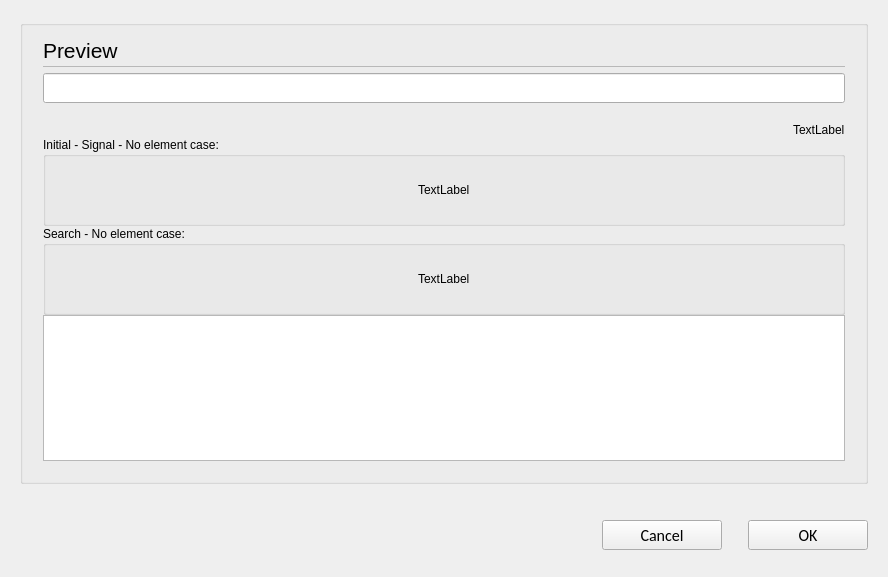
<?xml version="1.0" encoding="UTF-8"?>
<ui version="4.0">
 <class>C_CamMosDatabaseSelectionPopup</class>
 <widget class="QWidget" name="C_CamMosDatabaseSelectionPopup">
  <property name="geometry">
   <rect>
    <x>0</x>
    <y>0</y>
    <width>888</width>
    <height>577</height>
   </rect>
  </property>
  <property name="windowTitle">
   <string>C_CamMosDatabaseSelectionPopup</string>
  </property>
  <layout class="QVBoxLayout" name="verticalLayout">
   <property name="leftMargin">
    <number>20</number>
   </property>
   <property name="topMargin">
    <number>20</number>
   </property>
   <property name="rightMargin">
    <number>20</number>
   </property>
   <property name="bottomMargin">
    <number>0</number>
   </property>
   <item>
    <widget class="QGroupBox" name="pc_GroupBoxGeneral_5">
     <property name="styleRole" stdset="0">
      <string>default</string>
     </property>
     <property name="title">
      <string/>
     </property>
     <layout class="QVBoxLayout" name="verticalLayout_6">
      <property name="spacing">
       <number>0</number>
      </property>
      <property name="leftMargin">
       <number>20</number>
      </property>
      <property name="rightMargin">
       <number>20</number>
      </property>
      <property name="bottomMargin">
       <number>20</number>
      </property>
      <item>
       <layout class="QHBoxLayout" name="horizontalLayout_7" stretch="0,1">
        <property name="spacing">
         <number>6</number>
        </property>
        <item>
         <widget class="stw::opensyde_gui_elements::C_OgeLabContextMenuBase" name="pc_LabelHeadingPreview">
          <property name="styleRole" stdset="0">
           <string>heading-group-bold</string>
          </property>
          <property name="minimumSize">
           <size>
            <width>0</width>
            <height>30</height>
           </size>
          </property>
          <property name="maximumSize">
           <size>
            <width>16777215</width>
            <height>30</height>
           </size>
          </property>
          <property name="font">
           <font>
            <family>Segoe UI</family>
            <pointsize>16</pointsize>
           </font>
          </property>
          <property name="text">
           <string>Preview</string>
          </property>
         </widget>
        </item>
        <item>
         <spacer name="horizontalSpacer_10">
          <property name="orientation">
           <enum>Qt::Horizontal</enum>
          </property>
          <property name="sizeHint" stdset="0">
           <size>
            <width>40</width>
            <height>1</height>
           </size>
          </property>
         </spacer>
        </item>
       </layout>
      </item>
      <item>
       <layout class="QHBoxLayout" name="horizontalLayout_20" stretch="0">
        <property name="spacing">
         <number>0</number>
        </property>
        <property name="topMargin">
         <number>1</number>
        </property>
        <property name="rightMargin">
         <number>0</number>
        </property>
        <property name="bottomMargin">
         <number>0</number>
        </property>
        <item>
         <widget class="QFrame" name="pc_Frame_3">
          <property name="styleRole" stdset="0">
           <string>fra-separator</string>
          </property>
          <property name="minimumSize">
           <size>
            <width>0</width>
            <height>1</height>
           </size>
          </property>
          <property name="maximumSize">
           <size>
            <width>16777215</width>
            <height>1</height>
           </size>
          </property>
          <property name="frameShape">
           <enum>QFrame::StyledPanel</enum>
          </property>
          <property name="frameShadow">
           <enum>QFrame::Raised</enum>
          </property>
         </widget>
        </item>
       </layout>
      </item>
      <item>
       <spacer name="verticalSpacer_6">
        <property name="orientation">
         <enum>Qt::Vertical</enum>
        </property>
        <property name="sizeType">
         <enum>QSizePolicy::Fixed</enum>
        </property>
        <property name="sizeHint" stdset="0">
         <size>
          <width>6</width>
          <height>6</height>
         </size>
        </property>
       </spacer>
      </item>
      <item>
       <widget class="stw::opensyde_gui_elements::C_OgeLeProperties" name="pc_LineEditSearch">
        <property name="minimumSize">
         <size>
          <width>0</width>
          <height>30</height>
         </size>
        </property>
        <property name="maximumSize">
         <size>
          <width>16777215</width>
          <height>30</height>
         </size>
        </property>
       </widget>
      </item>
      <item>
       <layout class="QHBoxLayout" name="horizontalLayout_3">
        <property name="topMargin">
         <number>20</number>
        </property>
        <item>
         <spacer name="horizontalSpacer_7">
          <property name="orientation">
           <enum>Qt::Horizontal</enum>
          </property>
          <property name="sizeHint" stdset="0">
           <size>
            <width>1</width>
            <height>10</height>
           </size>
          </property>
         </spacer>
        </item>
        <item>
         <widget class="stw::opensyde_gui_elements::C_OgeLabGenericNoPaddingNoMargins" name="pc_LabelSelection">
          <property name="text">
           <string>TextLabel</string>
          </property>
         </widget>
        </item>
       </layout>
      </item>
      <item>
       <widget class="QGroupBox" name="pc_GroupBoxInitialSignalNoElements">
        <property name="styleRole" stdset="0">
         <string>transparent</string>
        </property>
        <property name="title">
         <string>Initial - Signal - No element case:</string>
        </property>
        <layout class="QHBoxLayout" name="horizontalLayout_2">
         <item>
          <spacer name="horizontalSpacer_5">
           <property name="orientation">
            <enum>Qt::Horizontal</enum>
           </property>
           <property name="sizeHint" stdset="0">
            <size>
             <width>259</width>
             <height>20</height>
            </size>
           </property>
          </spacer>
         </item>
         <item>
          <layout class="QVBoxLayout" name="verticalLayout_2">
           <item>
            <spacer name="verticalSpacer_3">
             <property name="orientation">
              <enum>Qt::Vertical</enum>
             </property>
             <property name="sizeHint" stdset="0">
              <size>
               <width>20</width>
               <height>40</height>
              </size>
             </property>
            </spacer>
           </item>
           <item>
            <widget class="stw::opensyde_gui_elements::C_OgeLabGenericNoPaddingNoMargins" name="pc_LabelInitialSignalNoElements">
             <property name="text">
              <string>TextLabel</string>
             </property>
            </widget>
           </item>
           <item>
            <spacer name="verticalSpacer_4">
             <property name="orientation">
              <enum>Qt::Vertical</enum>
             </property>
             <property name="sizeHint" stdset="0">
              <size>
               <width>20</width>
               <height>40</height>
              </size>
             </property>
            </spacer>
           </item>
          </layout>
         </item>
         <item>
          <spacer name="horizontalSpacer_6">
           <property name="orientation">
            <enum>Qt::Horizontal</enum>
           </property>
           <property name="sizeHint" stdset="0">
            <size>
             <width>259</width>
             <height>20</height>
            </size>
           </property>
          </spacer>
         </item>
        </layout>
       </widget>
      </item>
      <item>
       <widget class="QGroupBox" name="pc_GroupBoxSearchNoElementsFound">
        <property name="styleRole" stdset="0">
         <string>transparent</string>
        </property>
        <property name="title">
         <string>Search - No element case:</string>
        </property>
        <layout class="QHBoxLayout" name="horizontalLayout">
         <item>
          <spacer name="horizontalSpacer">
           <property name="orientation">
            <enum>Qt::Horizontal</enum>
           </property>
           <property name="sizeHint" stdset="0">
            <size>
             <width>259</width>
             <height>20</height>
            </size>
           </property>
          </spacer>
         </item>
         <item>
          <layout class="QVBoxLayout" name="verticalLayout_4">
           <item>
            <spacer name="verticalSpacer">
             <property name="orientation">
              <enum>Qt::Vertical</enum>
             </property>
             <property name="sizeHint" stdset="0">
              <size>
               <width>20</width>
               <height>40</height>
              </size>
             </property>
            </spacer>
           </item>
           <item>
            <widget class="stw::opensyde_gui_elements::C_OgeLabGenericNoPaddingNoMargins" name="pc_LabelSearchNoElementsFound">
             <property name="text">
              <string>TextLabel</string>
             </property>
            </widget>
           </item>
           <item>
            <spacer name="verticalSpacer_2">
             <property name="orientation">
              <enum>Qt::Vertical</enum>
             </property>
             <property name="sizeHint" stdset="0">
              <size>
               <width>20</width>
               <height>40</height>
              </size>
             </property>
            </spacer>
           </item>
          </layout>
         </item>
         <item>
          <spacer name="horizontalSpacer_2">
           <property name="orientation">
            <enum>Qt::Horizontal</enum>
           </property>
           <property name="sizeHint" stdset="0">
            <size>
             <width>259</width>
             <height>20</height>
            </size>
           </property>
          </spacer>
         </item>
        </layout>
       </widget>
      </item>
      <item>
       <widget class="stw::opensyde_gui::C_CamMosDatabaseSelectionView" name="pc_TreeView"/>
      </item>
     </layout>
    </widget>
   </item>
   <item>
    <spacer name="pc_VerticalSpacerButtonsObove">
     <property name="orientation">
      <enum>Qt::Vertical</enum>
     </property>
     <property name="sizeType">
      <enum>QSizePolicy::Fixed</enum>
     </property>
     <property name="sizeHint" stdset="0">
      <size>
       <width>20</width>
       <height>30</height>
      </size>
     </property>
    </spacer>
   </item>
   <item>
    <layout class="QHBoxLayout" name="horizontalLayout_22">
     <item>
      <spacer name="horizontalSpacer_9">
       <property name="orientation">
        <enum>Qt::Horizontal</enum>
       </property>
       <property name="sizeHint" stdset="0">
        <size>
         <width>40</width>
         <height>20</height>
        </size>
       </property>
      </spacer>
     </item>
     <item>
      <widget class="QPushButton" name="pc_PushButtonCancel">
       <property name="styleRole" stdset="0">
        <string>cancel</string>
       </property>
       <property name="minimumSize">
        <size>
         <width>120</width>
         <height>30</height>
        </size>
       </property>
       <property name="maximumSize">
        <size>
         <width>120</width>
         <height>30</height>
        </size>
       </property>
       <property name="font">
        <font>
         <family>Calibri</family>
         <pointsize>12</pointsize>
        </font>
       </property>
       <property name="text">
        <string>Cancel</string>
       </property>
      </widget>
     </item>
     <item>
      <spacer name="horizontalSpacer_11">
       <property name="orientation">
        <enum>Qt::Horizontal</enum>
       </property>
       <property name="sizeType">
        <enum>QSizePolicy::Fixed</enum>
       </property>
       <property name="sizeHint" stdset="0">
        <size>
         <width>20</width>
         <height>20</height>
        </size>
       </property>
      </spacer>
     </item>
     <item>
      <widget class="QPushButton" name="pc_PushButtonOk">
       <property name="styleRole" stdset="0">
        <string>dialog</string>
       </property>
       <property name="minimumSize">
        <size>
         <width>120</width>
         <height>30</height>
        </size>
       </property>
       <property name="maximumSize">
        <size>
         <width>120</width>
         <height>30</height>
        </size>
       </property>
       <property name="font">
        <font>
         <family>Calibri</family>
         <pointsize>12</pointsize>
        </font>
       </property>
       <property name="text">
        <string>OK</string>
       </property>
      </widget>
     </item>
    </layout>
   </item>
   <item>
    <spacer name="verticalSpacer_7">
     <property name="orientation">
      <enum>Qt::Vertical</enum>
     </property>
     <property name="sizeType">
      <enum>QSizePolicy::Fixed</enum>
     </property>
     <property name="sizeHint" stdset="0">
      <size>
       <width>20</width>
       <height>27</height>
      </size>
     </property>
    </spacer>
   </item>
  </layout>
 </widget>
 <customwidgets>
  <customwidget>
   <class>stw::opensyde_gui_elements::C_OgeLabGenericNoPaddingNoMargins</class>
   <extends>QLabel</extends>
   <header>C_OgeLabGenericNoPaddingNoMargins.hpp</header>
  </customwidget>
  <customwidget>
   <class>stw::opensyde_gui_elements::C_OgeLabContextMenuBase</class>
   <extends>QLabel</extends>
   <header>C_OgeLabContextMenuBase.hpp</header>
  </customwidget>
  <customwidget>
   <class>stw::opensyde_gui_elements::C_OgeLeProperties</class>
   <extends>QLineEdit</extends>
   <header>C_OgeLeProperties.hpp</header>
  </customwidget>
  <customwidget>
   <class>stw::opensyde_gui::C_CamMosDatabaseSelectionView</class>
   <extends>QTreeView</extends>
   <header>C_CamMosDatabaseSelectionView.hpp</header>
  </customwidget>
 </customwidgets>
 <resources/>
 <connections/>
</ui>
